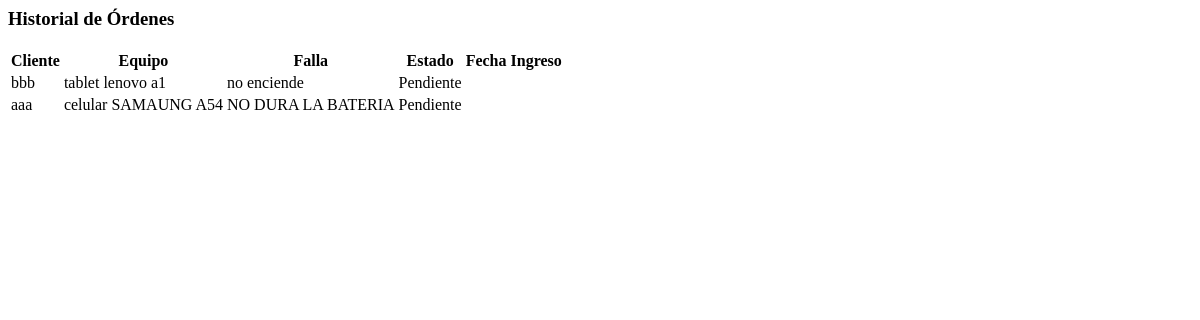
Before: /ordenes/historial/parcial/ with the older database file.
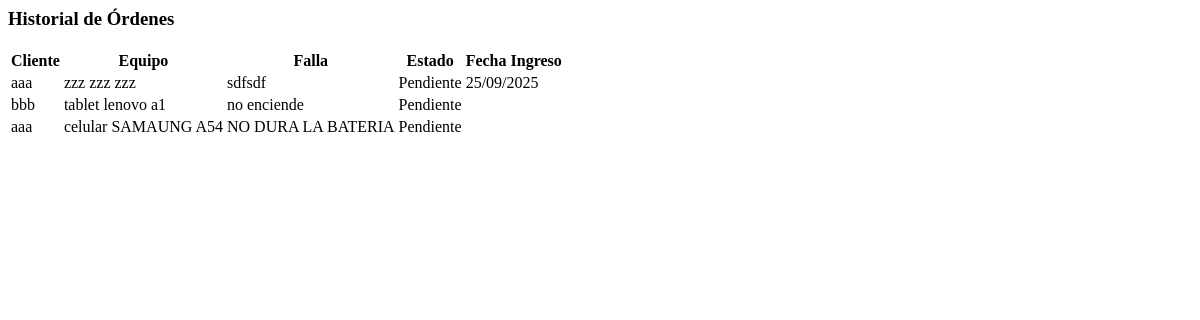
After: the same page with the newer database file.
### ordenes/models.py (models this page shows, shortened)
class Orden(models.Model):
    cliente = models.ForeignKey(Cliente, on_delete=models.CASCADE)
    equipo = models.ForeignKey(Equipo, on_delete=models.CASCADE)
    estado = models.CharField(max_length=100, default='Pendiente')
    falla = models.CharField(max_length=250, blank=True, null=True)
    diagnostico = models.TextField(blank=True, null=True)
    reparacion = models.TextField(blank=True, null=True)
    observaciones = models.TextField(blank=True, null=True)
    fecha_ingreso = models.DateField(auto_now_add=True)
    fecha_entrega = models.DateField(blank=True, null=True)

class Cliente(models.Model):
    nombre = models.CharField(max_length=100)
    telefono = models.CharField(max_length=20, blank=True, null=True)
    email = models.EmailField(blank=True, null=True)
    direccion = models.CharField(max_length=200, blank=True, null=True)
    localidad = models.CharField(max_length=100, blank=True, null=True)
    provincia = models.CharField(max_length=100, blank=True, null=True)
    comentarios = models.TextField(blank=True, null=True)

class Equipo(models.Model):
    tipo = models.CharField(max_length=50)
    marca = models.CharField(max_length=50)
    modelo = models.CharField(max_length=100)
    imei = models.CharField(max_length=30, unique=True, blank=True, null=True)
    serie = models.CharField(max_length=30, unique=True, blank=True, null=True)
    fecha_compra = models.DateField(blank=True, null=True)
    garantia_compra = models.BooleanField(default=False)
    accesorios = models.TextField(blank=True, null=True)
    estado_general = models.TextField(blank=True, null=True)

### ordenes/views.py (the view)
# urls.py: path('historial/parcial/', vista_historial_parcial, name='vista_historial_parcial'),
def vista_historial_parcial(request):
    ordenes = Orden.objects.select_related('cliente', 'equipo').order_by('-fecha_ingreso')
    return render(request, 'ordenes/vista_historial_parcial.html', {'ordenes': ordenes})

### ordenes/templates/ordenes/vista_historial_parcial.html
<h3>Historial de Órdenes</h3>
<table class="table table-bordered table-sm table-hover">
  <thead class="thead-light">
    <tr>
      <th>Cliente</th>
      <th>Equipo</th>
      <th>Falla</th>
      <th>Estado</th>
      <th>Fecha Ingreso</th>
    </tr>
  </thead>
  <tbody>
    {% for orden in ordenes %}
    <tr>
      <td>{{ orden.cliente.nombre }}</td>
      <td>{{ orden.equipo.tipo }} {{ orden.equipo.marca }} {{ orden.equipo.modelo }}</td>
      <td>{{ orden.falla }}</td>
      <td>{{ orden.estado }}</td>
      <td>{{ orden.fecha_ingreso|date:"d/m/Y" }}</td>
    </tr>
    {% empty %}
    <tr>
      <td colspan="5" class="text-center text-muted">No hay órdenes registradas.</td>
    </tr>
    {% endfor %}
  </tbody>
</table>

Changed rows visible on the page:
added Orden: cliente.nombre "aaa", equipo.tipo "zzz", equipo.marca "zzz", equipo.modelo "zzz", falla "sdfsdf", estado "Pendiente", fecha_ingreso "25/09/2025"
